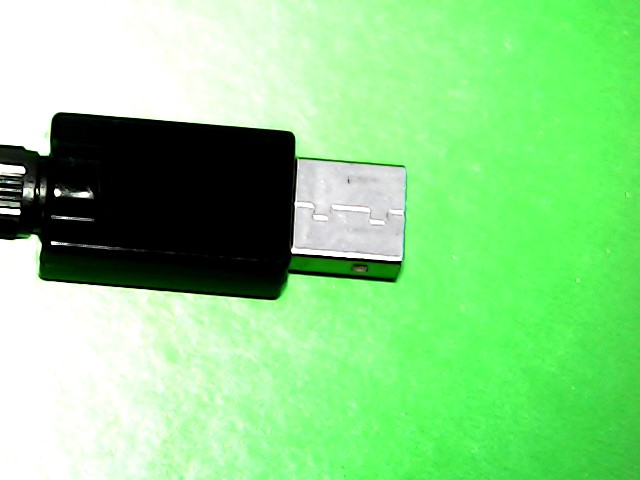
#> input picture Camera Roll/q1.jpg, 640 x 480 px; its folder holds 4 pictures in this run
$ python image.py
#> lines starting #> are read from the running program, lines starting #| are printed output that depends on the picture; after the words box and inside, x2 and y2 are one past the last pixel; in counts of white or black regions, pixels touching at a corner belong together
import cv2
from matplotlib import pyplot as plt
import numpy as np


def conturs1(img, save):
    image = cv2.imread(img)
    image = cv2.cvtColor(image, cv2.COLOR_BGR2RGB)

    edge = cv2.Canny(image, 50, 260)  # !!!!!!!!!!!!!!!!!!!!!!!!!!!!!!!!!!!!!!!!!

    plt.figure(figsize=(15, 15))
    cv2.imshow(img, edge)
    cv2.imwrite(save, edge)

    cv2.waitKey()
    cv2.destroyAllWindows()


def conturs2(img, save):
    image = cv2.imread(img)
    image = cv2.cvtColor(image, cv2.COLOR_BGR2RGB)

    low_color = (0, 0, 0)
    high_color = (250, 110, 250)
    only_detail = cv2.inRange(image, low_color, high_color)

    plt.figure(figsize=(15, 15))
    cv2.imshow(img, only_detail)
    cv2.imwrite(save, only_detail)

    cv2.waitKey()
    cv2.destroyAllWindows()


def something(img, save):
#> called with img = 'Camera Roll/q1.jpg', save = 'saves_someth/q1_someth.jpg'
    image = cv2.imread(img)
#> image is the input picture: shape (480, 640, 3); mean B, G, R 135.3, 212.4, 137.6

    hsv_min = np.array((0, 0, 0), np.uint8)
    hsv_max = np.array((150, 200, 150), np.uint8)

    image = cv2.cvtColor(image, cv2.COLOR_BGR2RGB)  # меняем цветовую модель с BGR на HSV
    hsv = cv2.cvtColor(image, cv2.COLOR_BGR2HSV)  # меняем цветовую модель с BGR на HSV
#> hsv: shape (480, 640, 3); mean H, S, V 51, 92.8, 212.4
    thresh = cv2.inRange(hsv, hsv_min, hsv_max)  # применяем цветовой фильтр
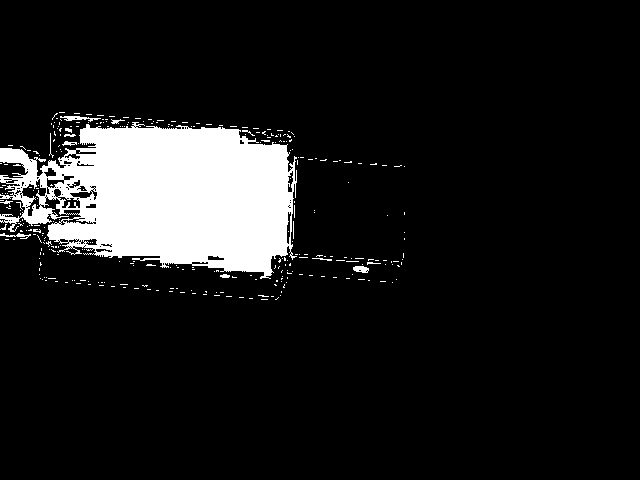
#> thresh: shape (480, 640); 10.6% white; 313 white regions (298 under 20 px)
    # ищем контуры и складируем их в переменную contours
    contours, hierarchy = cv2.findContours(thresh.copy(), cv2.RETR_TREE, cv2.CHAIN_APPROX_SIMPLE)
#> contours = 436 contours, 402 with area under 20; largest, box (x1, y1, x2, y2) and area: (0, 122, 297, 279) 31756, (21, 178, 47, 217) 408, (57, 196, 81, 209) 170, (69, 190, 93, 199) 120, (286, 211, 292, 245) 110

    # отображаем контуры поверх изображения
    cv2.drawContours(image, contours, -1, (255, 0, 0), 2, cv2.LINE_AA, hierarchy, 1)
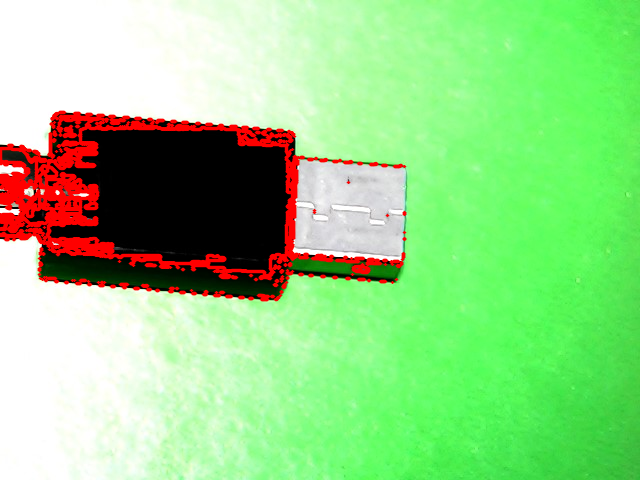
#> image: shape (480, 640, 3); mean R, G, B 148.6, 210.4, 133.9
    cv2.imwrite(save, image)
    cv2.imshow('contours', image)  # выводим итоговое изображение в окно

    cv2.waitKey()
    cv2.destroyAllWindows()


if __name__ == '__main__':
    for i in range(1, 7):
        something(f'Camera Roll/q{i}.jpg', f"saves_someth/q{i}_someth.jpg")
#> pass 2 of the loop `for i in range(1, 7):`:
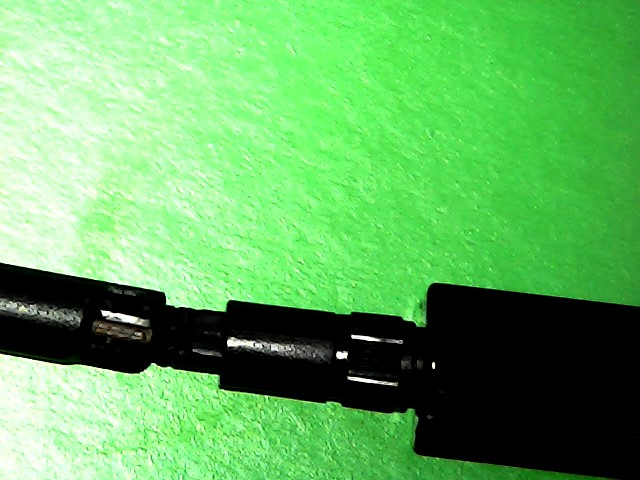
#> input picture Camera Roll/q2.jpg, 640 x 480 px
#> in something, image is the input picture: shape (480, 640, 3); mean B, G, R 96.3, 176.5, 99.2
#> hsv: shape (480, 640, 3); mean H, S, V 52.1, 107.2, 176.6
#> in something (call 2), `thresh = cv2.inRange(hsv, hsv_min, hsv_max)`:
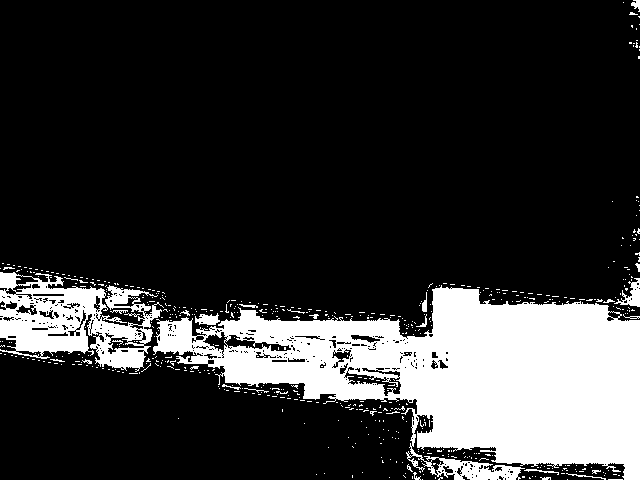
#> thresh: shape (480, 640); 19.8% white; 550 white regions (522 under 20 px)
#> contours = 961 contours, 887 with area under 20; largest, box (x1, y1, x2, y2) and area: (153, 285, 640, 480) 51130, (0, 272, 164, 372) 9360, (344, 370, 402, 397) 588, (224, 334, 292, 352) 481, (107, 336, 145, 355) 294
#> in something (call 2), `cv2.drawContours(image, contours, -1, (255, 0, 0), 2, cv2.LINE_AA, hie..`:
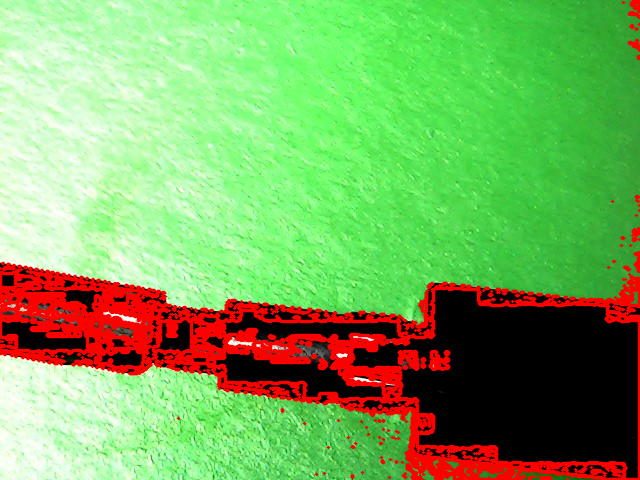
#> image: shape (480, 640, 3); mean R, G, B 123.1, 172.3, 94
#> pass 3 of the loop `for i in range(1, 7):`:
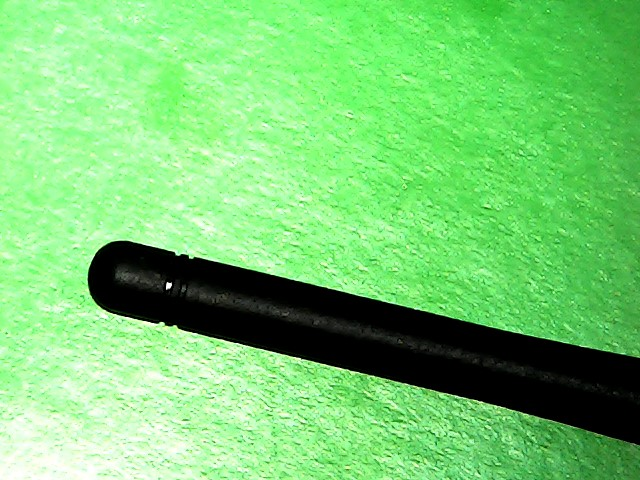
#> input picture Camera Roll/q3.jpg, 640 x 480 px
#> in something, image is the input picture: shape (480, 640, 3); mean B, G, R 114.1, 203.5, 118.7
#> hsv: shape (480, 640, 3); mean H, S, V 58.5, 112.9, 203.5
#> in something (call 3), `thresh = cv2.inRange(hsv, hsv_min, hsv_max)`:
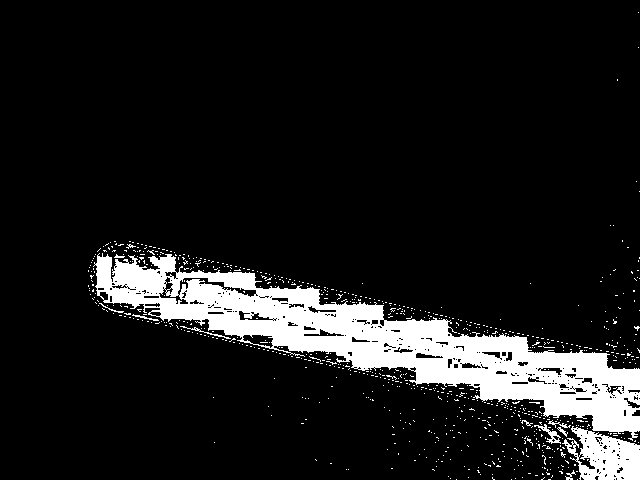
#> thresh: shape (480, 640); 10.8% white; 802 white regions (790 under 20 px)
#> contours = 1091 contours, 1032 with area under 20; largest, box (x1, y1, x2, y2) and area: (93, 253, 640, 441) 30238, (562, 426, 640, 480) 2620, (177, 277, 257, 298) 418, (242, 334, 274, 349) 280, (238, 310, 274, 321) 172
#> in something (call 3), `cv2.drawContours(image, contours, -1, (255, 0, 0), 2, cv2.LINE_AA, hie..`:
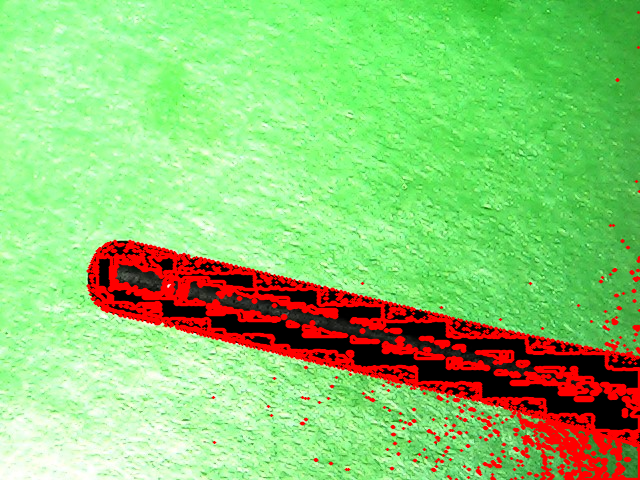
#> image: shape (480, 640, 3); mean R, G, B 139.6, 199.3, 112
#> (the run stopped early here; a loop or call above may not have finished)
